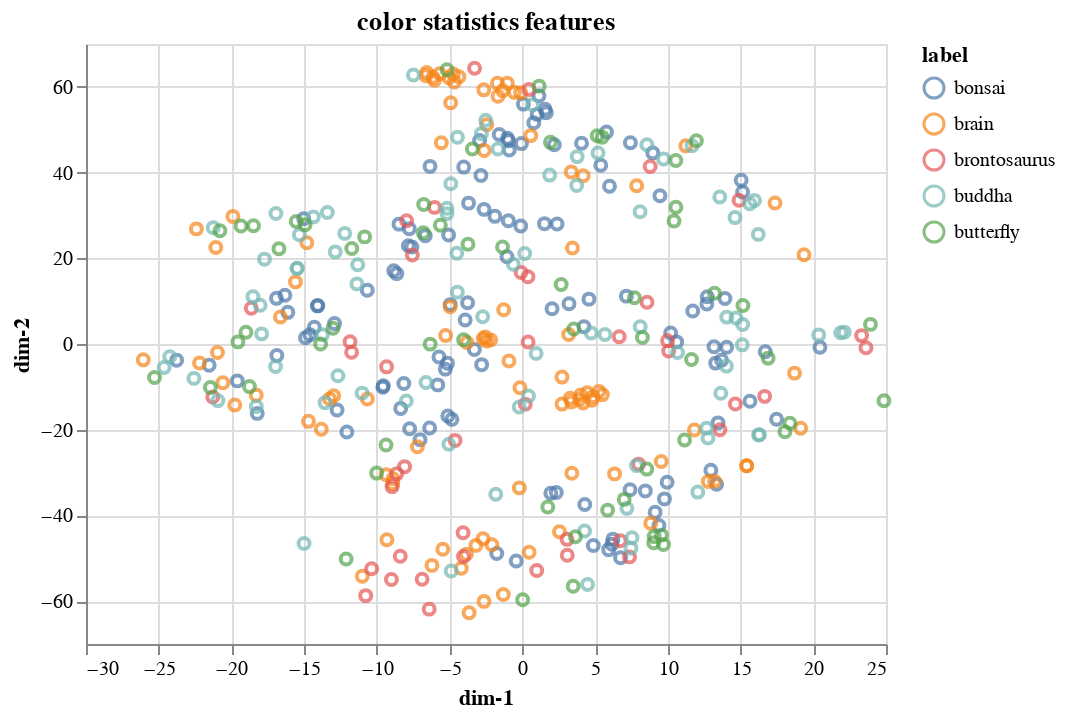

Write notebook code for a chart like this one.
### Code cell
from sklearn import decomposition, manifold

nonhist_feature_indices = [i for i in range(len(feature_names)) if feature_names[i].find('hist') == -1]

print('feature representation shape: ', X[:, nonhist_feature_indices].shape)

#reducer = decomposition.TruncatedSVD(n_components=2)
reducer = manifold.TSNE(n_components=2, random_state=0)
X_proj = reducer.fit_transform(X[:, nonhist_feature_indices])

chart = alt.Chart(pd.DataFrame({
    'dim-1': X_proj[:, 0][600:],
    'dim-2': X_proj[:, 1][600:],
    'label': y[600:],
})).mark_point().encode(
    x='dim-1:Q',
    y='dim-2:Q',
    color='label:N',
).properties(
    title='color statistics features'
)
chart

### Figure 1 — Vega-Lite specification as saved in the notebook (floating-point values rounded to 4 significant figures; data arrays with more than 128 entries replaced by an {"elided": "..."} marker saying what was removed)
{"config": {"view": {"continuousWidth": 400, "continuousHeight": 300}}, "data": {"name": "data-088986de16ba294b009e0ae566a4c0cd"}, "mark": "point", "encoding": {"color": {"type": "nominal", "field": "label"}, "x": {"type": "quantitative", "field": "dim-1"}, "y": {"type": "quantitative", "field": "dim-2"}}, "title": "color statistics features", "$schema": "https://vega.github.io/schema/vega-lite/v4.0.2.json", "datasets": {"data-088986de16ba294b009e0ae566a4c0cd": {"elided": "400 records"}}}
